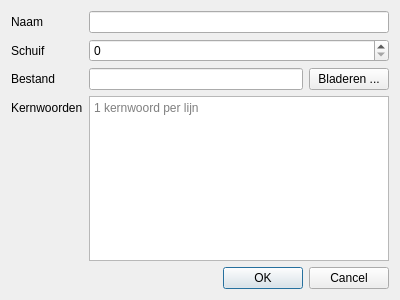
<?xml version="1.0" encoding="UTF-8"?>
<ui version="4.0">
 <class>NewDocumentDialog</class>
 <widget class="QDialog" name="NewDocumentDialog">
  <property name="geometry">
   <rect>
    <x>0</x>
    <y>0</y>
    <width>400</width>
    <height>300</height>
   </rect>
  </property>
  <property name="windowTitle">
   <string>Dialog</string>
  </property>
  <layout class="QVBoxLayout" name="verticalLayout">
   <item>
    <layout class="QFormLayout" name="formLayout">
     <item row="0" column="0">
      <widget class="QLabel" name="label">
       <property name="text">
        <string>Naam</string>
       </property>
      </widget>
     </item>
     <item row="0" column="1">
      <widget class="QLineEdit" name="nameTxt"/>
     </item>
     <item row="1" column="0">
      <widget class="QLabel" name="label_2">
       <property name="text">
        <string>Schuif</string>
       </property>
      </widget>
     </item>
     <item row="1" column="1">
      <widget class="QSpinBox" name="boxNrSbx">
       <property name="maximum">
        <number>99999</number>
       </property>
      </widget>
     </item>
     <item row="2" column="0">
      <widget class="QLabel" name="label_3">
       <property name="text">
        <string>Bestand</string>
       </property>
      </widget>
     </item>
     <item row="2" column="1">
      <layout class="QHBoxLayout" name="horizontalLayout">
       <item>
        <widget class="QLineEdit" name="fileTxt">
         <property name="readOnly">
          <bool>true</bool>
         </property>
        </widget>
       </item>
       <item>
        <widget class="QPushButton" name="fileBrowseBtn">
         <property name="text">
          <string>Bladeren ...</string>
         </property>
        </widget>
       </item>
      </layout>
     </item>
     <item row="3" column="0">
      <widget class="QLabel" name="label_4">
       <property name="text">
        <string>Kernwoorden</string>
       </property>
      </widget>
     </item>
     <item row="3" column="1">
      <widget class="QPlainTextEdit" name="tagsEdit">
       <property name="placeholderText">
        <string>1 kernwoord per lijn</string>
       </property>
      </widget>
     </item>
    </layout>
   </item>
   <item>
    <widget class="QDialogButtonBox" name="buttonBox">
     <property name="orientation">
      <enum>Qt::Horizontal</enum>
     </property>
     <property name="standardButtons">
      <set>QDialogButtonBox::Cancel|QDialogButtonBox::Ok</set>
     </property>
    </widget>
   </item>
  </layout>
 </widget>
 <resources/>
 <connections>
  <connection>
   <sender>buttonBox</sender>
   <signal>accepted()</signal>
   <receiver>NewDocumentDialog</receiver>
   <slot>accept()</slot>
   <hints>
    <hint type="sourcelabel">
     <x>248</x>
     <y>254</y>
    </hint>
    <hint type="destinationlabel">
     <x>157</x>
     <y>274</y>
    </hint>
   </hints>
  </connection>
  <connection>
   <sender>buttonBox</sender>
   <signal>rejected()</signal>
   <receiver>NewDocumentDialog</receiver>
   <slot>reject()</slot>
   <hints>
    <hint type="sourcelabel">
     <x>316</x>
     <y>260</y>
    </hint>
    <hint type="destinationlabel">
     <x>286</x>
     <y>274</y>
    </hint>
   </hints>
  </connection>
 </connections>
</ui>
